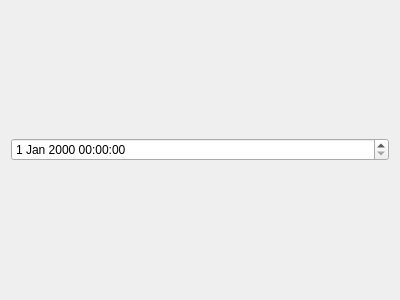
<?xml version="1.0" encoding="UTF-8"?>
<ui version="4.0">
 <class>ActivityOverviewWidget</class>
 <widget class="QWidget" name="ActivityOverviewWidget">
  <property name="geometry">
   <rect>
    <x>0</x>
    <y>0</y>
    <width>400</width>
    <height>300</height>
   </rect>
  </property>
  <property name="windowTitle">
   <string>Form</string>
  </property>
  <layout class="QVBoxLayout" name="verticalLayout">
   <item>
    <widget class="QDateTimeEdit" name="dateTimeEdit"/>
   </item>
  </layout>
 </widget>
 <resources/>
 <connections/>
</ui>
